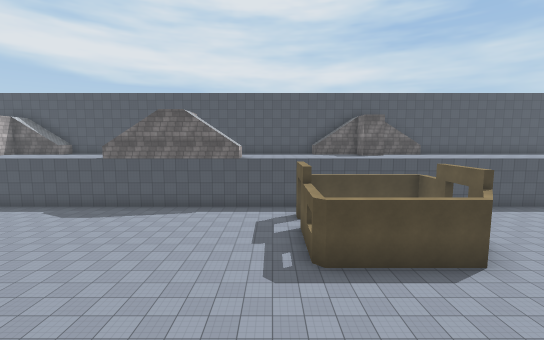
View 1 (above)

24 first-person views from a walk through a scene from a Unity 3-D project. The camera is 1.4 m above the floor, tilts 6° down and sees 90° across. The floor is counted in squares, 2 m on a side. Each view is taken from the middle of a square. On the plan, view 1 faces up. The plan holds only what a view shows up to about 9 squares ahead; the rest is blank. The place goes on beyond the plan. Surface patterns are stand-ins for the level's own textures.

View 2
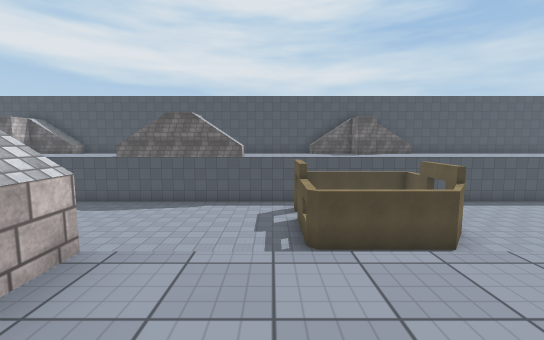

View 3
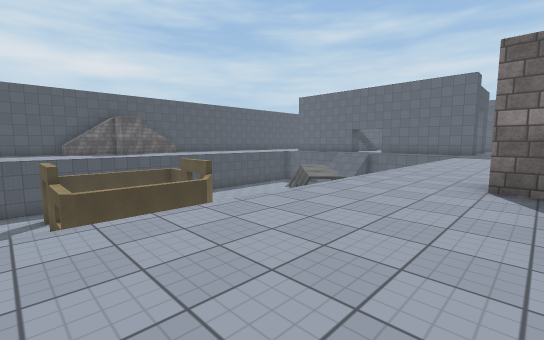

View 4
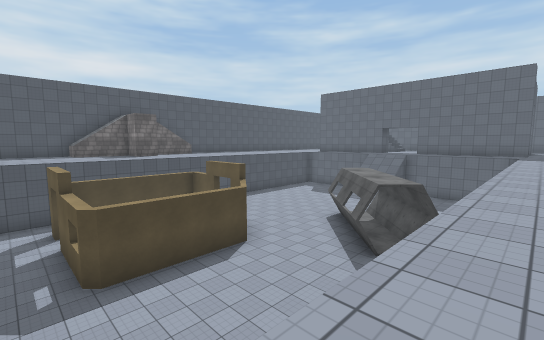

View 5
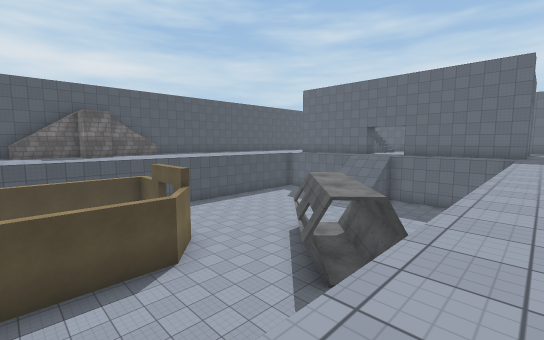

View 6
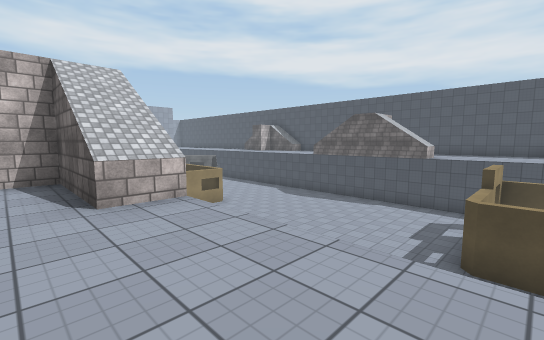

View 7
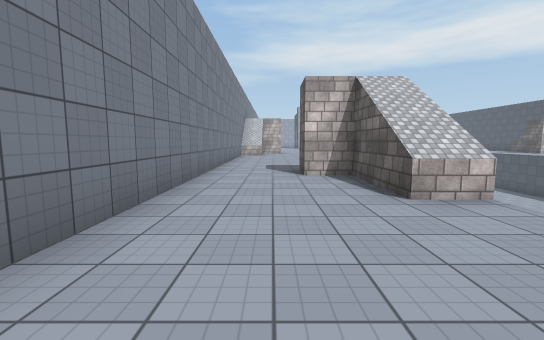

View 8
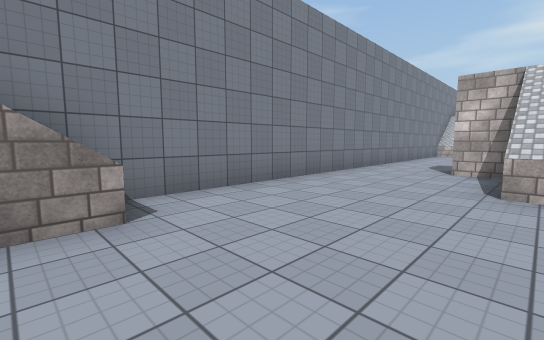

View 9
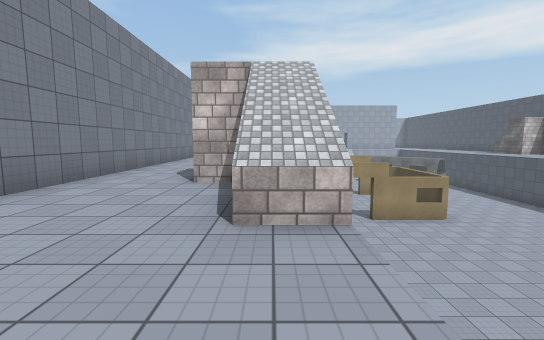

View 10
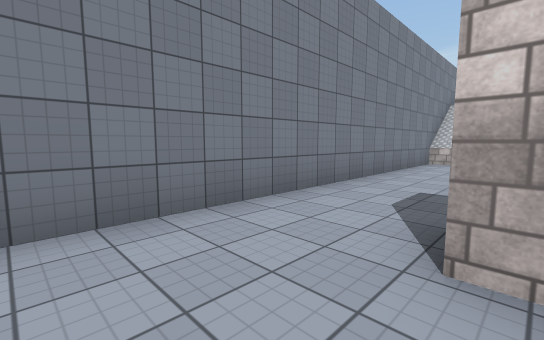

View 11
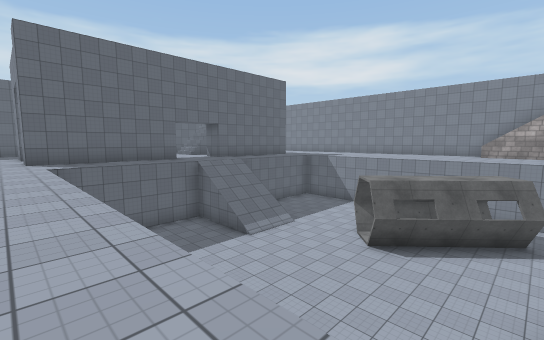

View 12
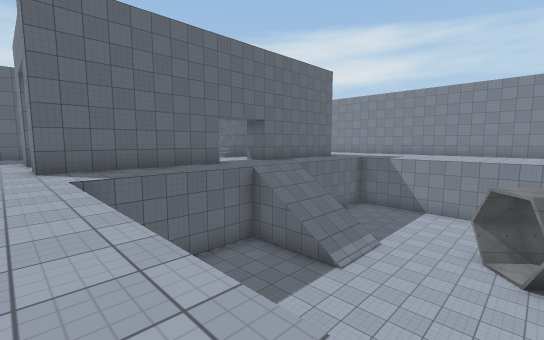

View 13
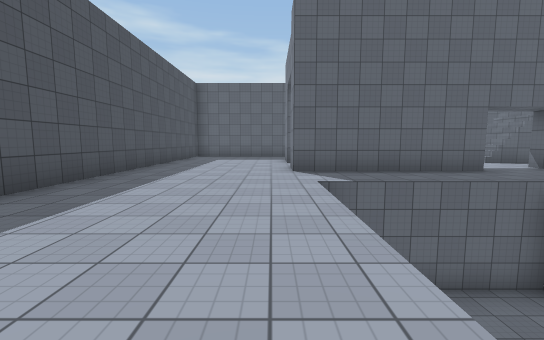

View 14
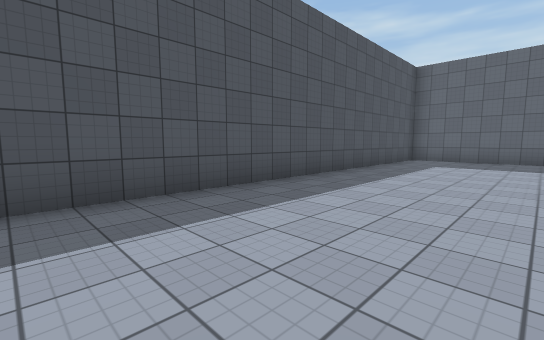

View 15
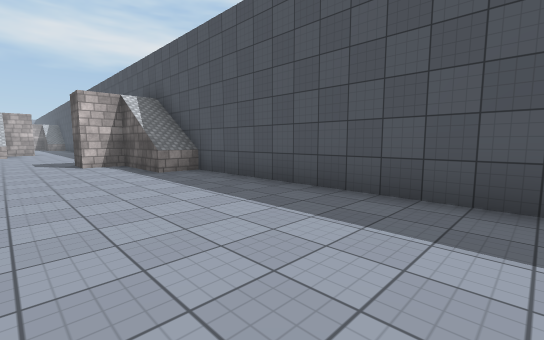

View 16
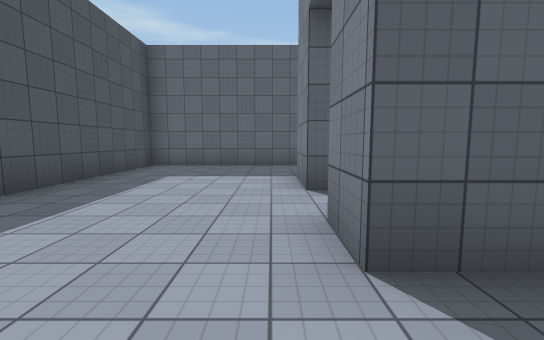

View 17
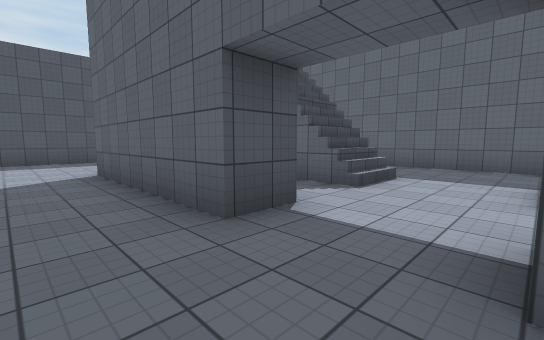

View 18
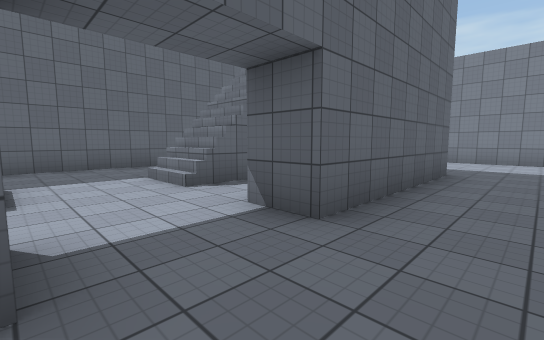

View 19
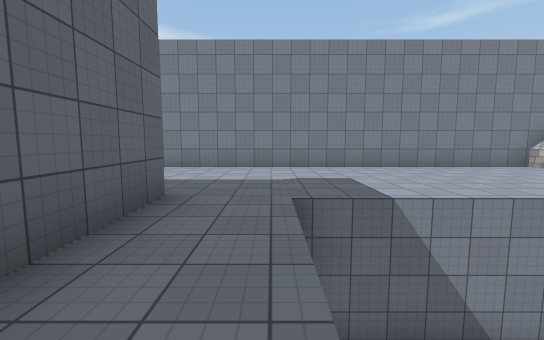

View 20
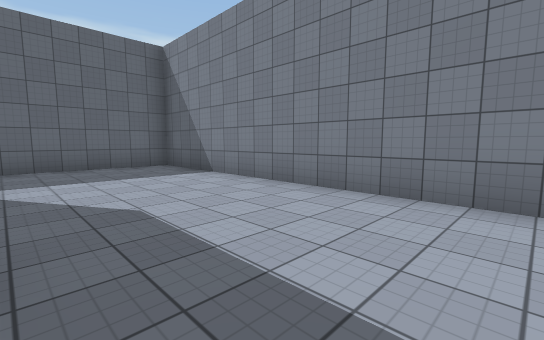

View 21
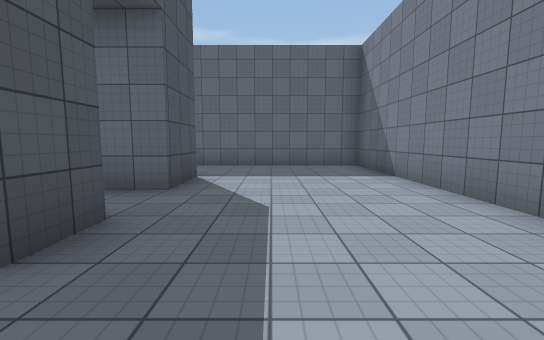

View 22
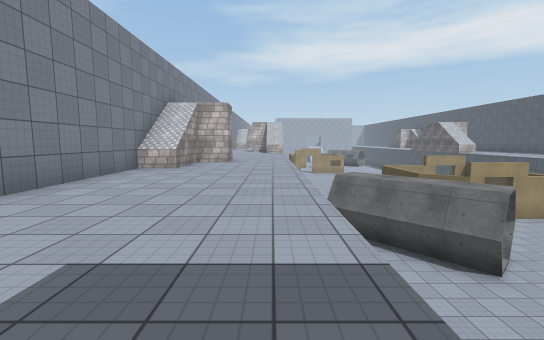

View 23
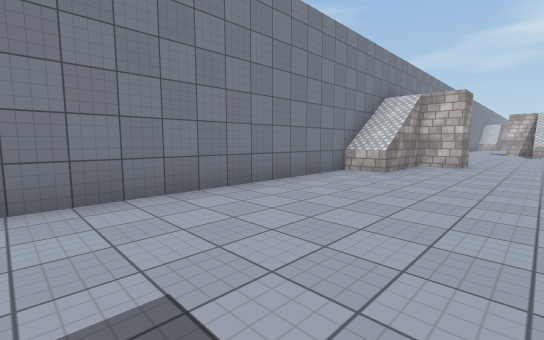

View 24
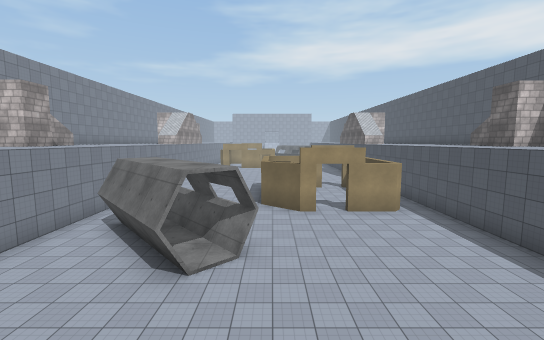

### Floor plan
Key: @ floor where view 1 was taken; # wall or solid block; . main floor; - floor 4 m lower than the main floor; / step, stairs or slope; ^ raised ledge.
Columns run from 11 left of view 1 to 23 right of it. Each row starts with its distance up from view 1.
 16                   #################
 15                 ###^..............#
 14                 #.................#
 13              .....................#
 12            .......................#
 11            //// //////////..#./  .#
 10            -#####------   ..#     #
  9    ----------   #---------..#     #
  8    ---------#   ----------..#.// .#
  7    ---------#   #------///..#.//..#
  6     --------#####------///........#
  5     ---------------#/--///....//..#
  4     --------------####--- ..#.// .#
  3     -------------####---- ..#     #
  2                  -##----  ..#     #
  1           ----------------..#./ ..#
  0        ###.@......................#
 -1      ..#..........................#
 -2   ..............#.................#
 -3 ..............# ###^..............#
 -4 ###############   #################

Where each view was taken, in squares from view 1:
view 1: 0 up, 0 right, facing up
view 2: 1 down, 0 right, facing up
view 3: 2 down, 0 right, facing up-right
view 4: 0 up, 0 right, facing up-right
view 5: 0 up, 2 right, facing up-right
view 6: 1 down, 2 right, facing up-left
view 7: 2 down, 2 right, facing left
view 8: 0 up, 3 right, facing down-left
view 9: 0 up, 1 right, facing left
view 10: 1 down, 2 left, facing down-left
view 11: 12 up, 6 right, facing down-right
view 12: 12 up, 9 right, facing down-right
view 13: 12 up, 10 right, facing right
view 14: 12 up, 12 right, facing up-right
view 15: 12 up, 14 right, facing up-left
view 16: 12 up, 15 right, facing right
view 17: 5 up, 15 right, facing up-right
view 18: 7 up, 15 right, facing down-right
view 19: 4 up, 15 right, facing down
view 20: 0 up, 15 right, facing down-right
view 21: 1 down, 15 right, facing right
view 22: 0 up, 15 right, facing left
view 23: 0 up, 14 right, facing down-left
view 24: 6 up, 14 right, facing left
